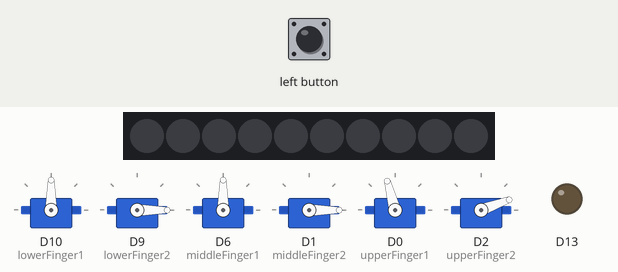
Simulated run of this sketch. Board: Adafruit Circuit Playground Express. Parts: 10 RGB LEDs in strip order, left to right, 6 × servo, output pins drawn as LEDs (lit = HIGH). The test bench sets the inputs (shaded band). Random numbers use the default seed unless the sketch sets one.

Above: at 2.2 s.
2.3 s: left button pressed for 0.15 s
At 3.0 s:
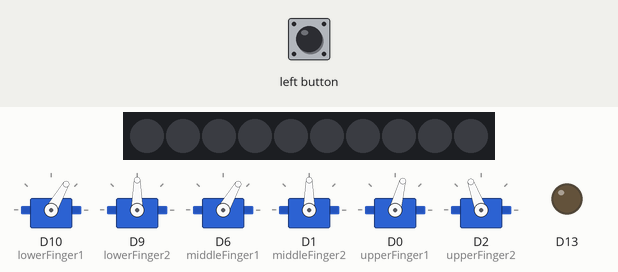
At 8.8 s:
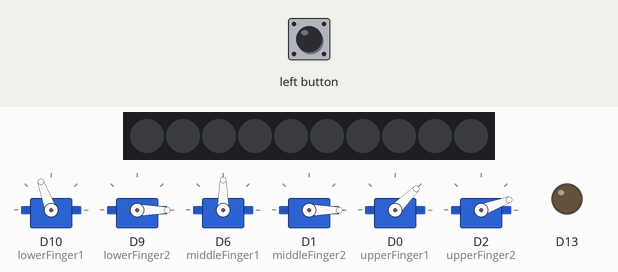
Timing chart, 0 to 14.4 s (numbered marks = the images above; inputs shaded):
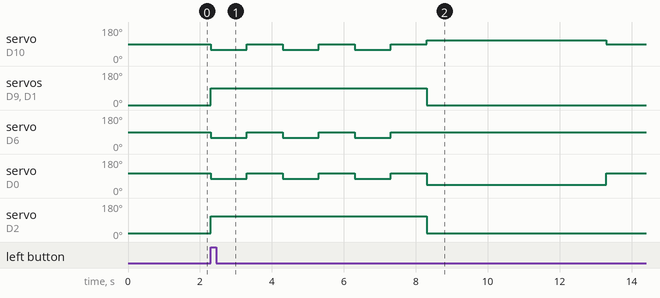

The sketch:

sketchTest.ino
```cpp
#include <Adafruit_CircuitPlayground.h>
#include <Servo.h>

Servo lowerFinger1, lowerFinger2;
Servo middleFinger1, middleFinger2;
Servo upperFinger1, upperFinger2;

int lowerFinger1Default = 90, middleFinger1Default = 90, upperFinger1Default = 105;
int lowerFinger2Default = 0, middleFinger2Default = 0, upperFinger2Default = 20;

boolean play = false;

void setup() {
  Serial.begin(9600);
  delay(1000);
  CircuitPlayground.begin();
  lowerFinger1.attach(10);
  lowerFinger2.attach(9);
  middleFinger1.attach(6);
  middleFinger2.attach(1);
  upperFinger1.attach(0);
  upperFinger2.attach(2);

  lowerFinger1.write(lowerFinger1Default);
  lowerFinger2.write(lowerFinger2Default);

  //higher lower it goes
  middleFinger1.write(middleFinger1Default);
  middleFinger2.write(middleFinger2Default);

  //higher
  upperFinger1.write(upperFinger1Default);
  upperFinger2.write(upperFinger2Default);

}

void paper()
{
  upperFinger1.write(45);
  lowerFinger1.write(110);
  middleFinger1.write(middleFinger1Default);

  lowerFinger2.write(lowerFinger2Default);
  middleFinger2.write(middleFinger2Default);
  upperFinger2.write(upperFinger2Default);
}

void rock()
{
  lowerFinger1.write(lowerFinger1Default);
  lowerFinger2.write(90);

  middleFinger1.write(lowerFinger1Default);
  middleFinger2.write(90);

  upperFinger1.write(lowerFinger1Default);
  upperFinger2.write(110);
}

void scissor()
{
  lowerFinger1.write(110);
  lowerFinger2.write(90);

  upperFinger1.write(45);
  upperFinger2.write(20);

  middleFinger1.write(110);
  middleFinger2.write(0);

}

void shaking()
{
  lowerFinger2.write(90);
  middleFinger2.write(90);
  upperFinger2.write(110);

  lowerFinger1.write(lowerFinger1Default);
  middleFinger1.write(middleFinger1Default);
  upperFinger1.write(upperFinger1Default);

  for(int i=0;i<3;i++)
  {
    upperFinger1.write(75);
    middleFinger1.write(60);
    lowerFinger1.write(60);

    delay(1000);
    lowerFinger1.write(lowerFinger1Default);
    middleFinger1.write(middleFinger1Default);
    upperFinger1.write(upperFinger1Default);
    delay(1000);
  }

}

void loop()
{
  if(CircuitPlayground.leftButton()== 1)
  {
    shaking();
    int randNumber = random(3);
    if(randNumber == 0)
      scissor();
    else if(randNumber == 1)
      paper();
    else
      rock();
    delay(5000);
  }
  else
  {
    lowerFinger1.write(lowerFinger1Default);
    lowerFinger2.write(lowerFinger2Default);

    //higher lower it goes
    middleFinger1.write(middleFinger1Default);
    middleFinger2.write(middleFinger2Default);

    //higher
    upperFinger1.write(upperFinger1Default);
    upperFinger2.write(upperFinger2Default);
  }
}
```

Measured:
- after the input at 2.3 s, servo on D10 (lowerFinger1): 90° → 60° at once, → 90° 1.0 s later, → 60° 1.0 s later, → 90° 1.0 s later, … (8 changes in this stretch); servo on D9 (lowerFinger2): 0° → 90° at once, → 0° 6.0 s later
